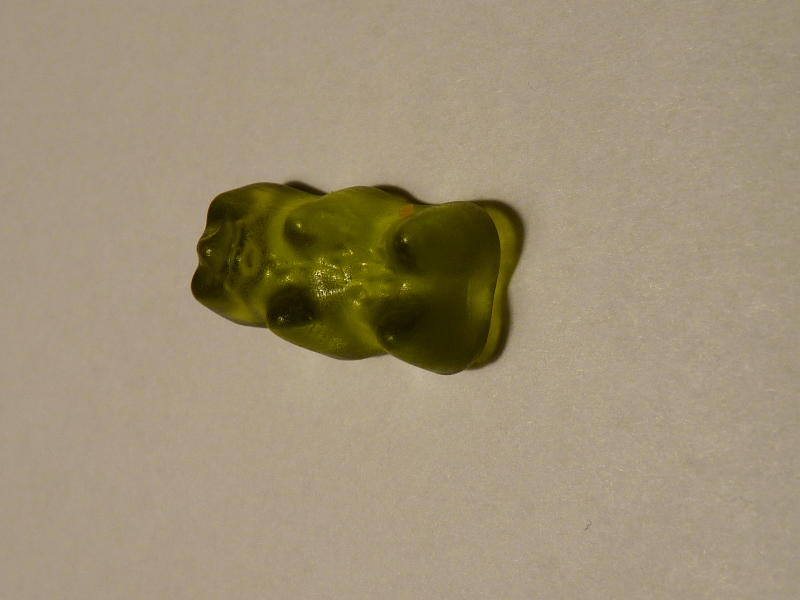
#> input picture Termin4/haribo1/hariboTrain/baeren_0.png, 800 x 600 px; its folder holds only this picture in this run
$ python hausaufgabe4_3_nichtfertig.py   (older library calls are emulated)
#> lines starting #> are read from the running program, lines starting #| are printed output that depends on the picture; after the words box and inside, x2 and y2 are one past the last pixel; in counts of white or black regions, pixels touching at a corner belong together
# -*- coding: utf-8 -*-
"""
Created on Mon Nov 11 21:35:53 2019
@author: Christian
"""

import numpy as np
import glob
from skimage.io import imread
from skimage import measure
import matplotlib.pyplot as plt
from skimage import filters
from skimage import transform

def print_info(est_labels, val_labels):
    print("berechnete Klassifizierung:")
    print(est_labels)
    print("korrekte Werte:")
    print(val_labels)

    count = 0
    for ind in range(len(est_labels)):
        if est_labels[ind] == val_labels[ind]: count += 1

    print("Treffer:")
    print(count)
    print(count/len(val_imgs)*100, "%")

def euklDist(x,y):
    return np.sqrt(np.sum((x-y)**2))

bin_count = 8
def rgb_img_to_3d_histo(img, bin_count):
	img =  img.reshape((img.shape[0]*img.shape[1],3))
	return np.histogramdd(img, bins = [bin_count,bin_count,bin_count], range=((0,256),(0,256),(0,256)))


def binarize_images_in_list(image_list, schwelle):
    binarized_images = []
    for img in image_list:
        #ohne OTSU:
        #mask = img < schwelle

        #OTSU:
        schwelle_otsu = filters.threshold_otsu(img)
        mask = img < schwelle_otsu
        #print(schwelle_otsu)
        binarized_images.append(mask.astype(np.int))
    return binarized_images

bla = []

def crop_images_in_list(image_list, binarized_imgs):
    cropped_images = []
    for index,img in enumerate(binarized_imgs):
        rotated_mask = transform.rotate(img, 0, order=0, preserve_range=True)
        rotated_img =  transform.rotate(image_list[index], 0, order=0)


        coordinates_foreground_pixel = np.where(rotated_mask == 1)

        bla.append(coordinates_foreground_pixel)

        min_x = np.amin(coordinates_foreground_pixel[0])
        max_x = np.amax(coordinates_foreground_pixel[0])
        min_y = np.amin(coordinates_foreground_pixel[1])
        max_y = np.amax(coordinates_foreground_pixel[1])

        #props = measure.regionprops(rotated_mask)[0]
        cropped_images.append(rotated_img[min_x:max_x, min_y:max_y])
    return cropped_images


train_imgs_names = glob.glob('./haribo1/hariboTrain/*.png')

valid_data = glob.glob('./haribo1/hariboVal/*.png')

tr_imgs = []
tr_labels = []
tr_imgs_color = []
for image_name in train_imgs_names:
    img = imread(image_name)
#> img is the input picture: shape (600, 800, 3); mean R, G, B 158.2, 144, 117.4
    g_img = img[:,:,0]*.33+img[:,:,1]*.33+img[:,:,2]*.33
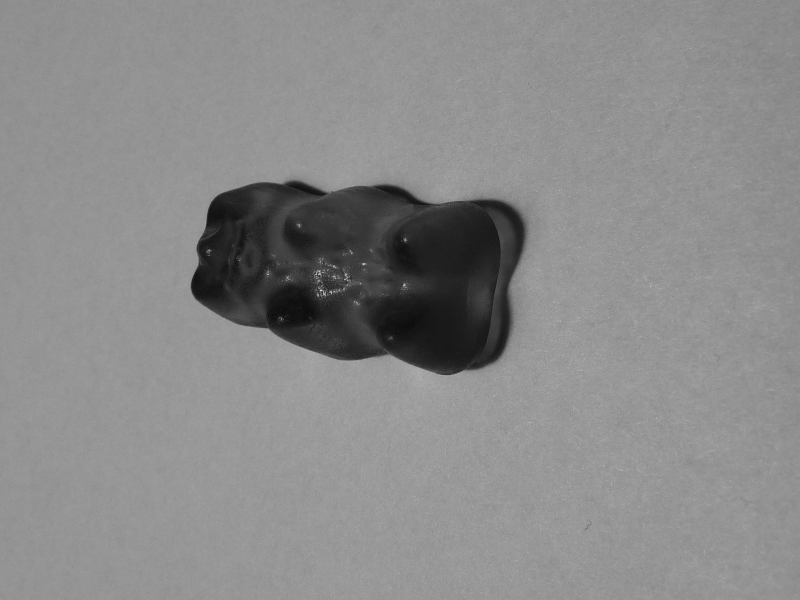
#> g_img: shape (600, 800) float64; min 12.21, max 227.7, mean 138.5
    tr_imgs.append(g_img)
    tr_imgs_color.append(img)
    tr_labels.append(image_name.split("\\")[-1].split(".")[0].split("_")[0])


val_imgs = []
val_labels = []
val_imgs_color = []
for img_name in valid_data:
    img = imread(img_name)
    g_img = img[:,:,0]*.33+img[:,:,1]*.33+img[:,:,2]*.33
    val_imgs.append(g_img)
    val_imgs_color.append(img)
    val_labels.append(img_name.split("\\")[-1].split(".")[0].split("_")[0])

bina_tr_imgs = binarize_images_in_list(tr_imgs, 110)
#> the loop in binarize_images_in_list, `for img in image_list:` made 1 pass
#> schwelle_otsu on pass 1: 96.81
#> pass 1, in binarize_images_in_list, `mask = img < schwelle_otsu`:
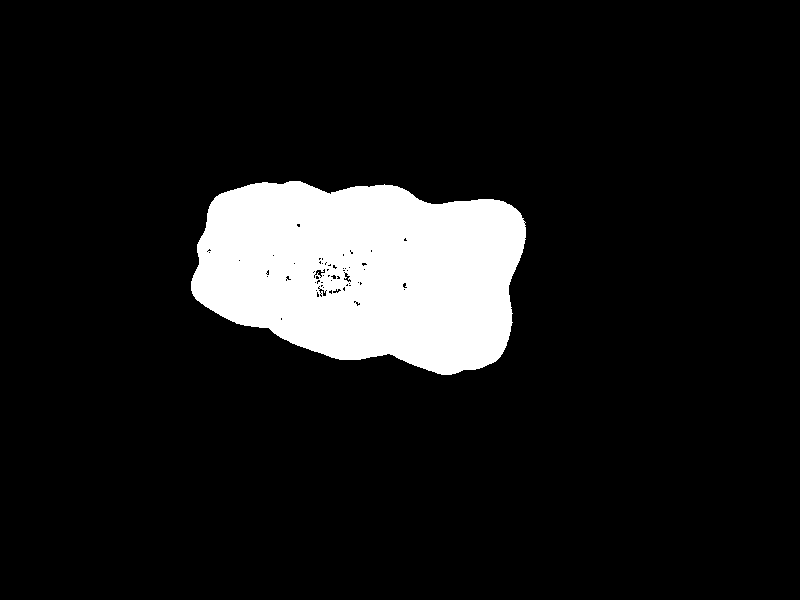
#> mask: shape (600, 800) bool; 10.3% white; 1 white region, box (x1, y1, x2, y2) and area: (191, 181, 526, 375) 49599
#> after the loop in binarize_images_in_list, `for img in image_list:`: binarized_images = 1 item
#> bina_tr_imgs = 1 item
bina_val_imgs = binarize_images_in_list(val_imgs, 110)
#> bina_val_imgs = []
cropped_tr_imgs = crop_images_in_list(tr_imgs, bina_tr_imgs)
#> the loop in crop_images_in_list, `for index,img in enumerate(binarized_imgs):` made 1 pass
#> (coordinates_foreground_pixel, min_x, max_x, min_y, max_y) on pass 1: (49599 positions, rows 181 to 374, columns 191 to 525, 181, 374, 191, 525)
#> after the loop in crop_images_in_list, `for index,img in enumerate(binarized_imgs):`: bla = 1 item
#> cropped_tr_imgs = 1 item
cropped_val_imgs = crop_images_in_list(val_imgs, bina_val_imgs)
#> cropped_val_imgs = []

cropped_tr_imgs_color = crop_images_in_list(tr_imgs_color, bina_tr_imgs)
#> cropped_tr_imgs_color = 1 item
cropped_val_imgs_color = crop_images_in_list(val_imgs_color, bina_val_imgs)
#> cropped_val_imgs_color = []


#plt.imshow(cropped_tr_imgs_color[4])

#show all images
for img in cropped_val_imgs_color:
    plt.imshow(img)
    plt.show()
#> this loop made 0 passes

for img in cropped_tr_imgs_color:
    plt.imshow(img)
    plt.show()
#> this loop made 1 pass
#> pass 1, `plt.show()`:
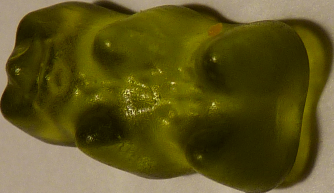
#> shown: shape (193, 334, 3); mean R, G, B 93.4, 84.5, 30.8


est_labels = []
for val_img in cropped_val_imgs_color:
    dist = []
    for tr_img in cropped_tr_imgs_color:
        dist.append(euklDist(rgb_img_to_3d_histo(val_img, bin_count)[0],rgb_img_to_3d_histo(tr_img, bin_count)[0]))
    est_labels.append(tr_labels[dist.index(np.min(dist))])
#> after the loop, est_labels = []

print_info(est_labels, val_labels)
#> after the loop in print_info, `for ind in range(len(est_labels)):`: count = 0
#| 0
#> (the run stopped early here; a loop or call above may not have finished)

$ run again, on Termin4/haribo1/hariboTrain/baeren_14.png
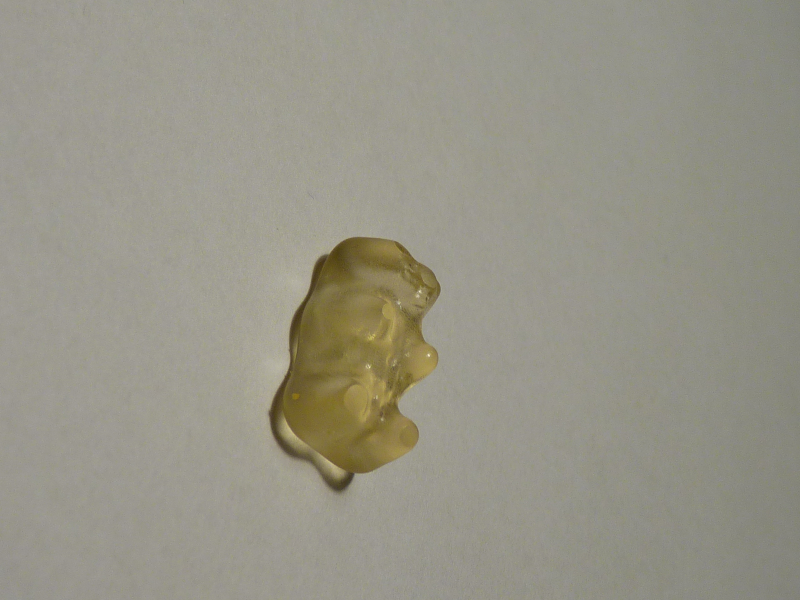
#> input picture Termin4/haribo1/hariboTrain/baeren_14.png, 800 x 600 px
#> img is the input picture: shape (600, 800, 3); mean R, G, B 151.1, 148.6, 135.5
#> the loop in binarize_images_in_list, `for img in image_list:` made 1 pass
#> schwelle_otsu on pass 1: 121
#> pass 1, in binarize_images_in_list, `mask = img < schwelle_otsu`:
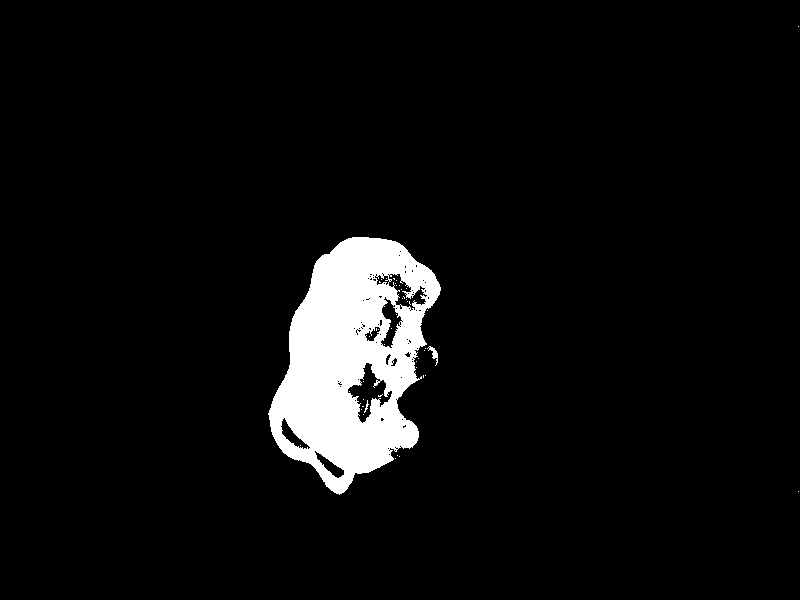
#> mask: shape (600, 800) bool; 5.4% white; 45 white regions (42 under 20 px), largest, box (x1, y1, x2, y2) and area: (268, 237, 441, 495) 25914, (427, 346, 438, 366) 74, (364, 400, 369, 413) 21
#> after the loop in binarize_images_in_list, `for img in image_list:`: binarized_images = 1 item
#> bina_val_imgs = []
#> the loop in crop_images_in_list, `for index,img in enumerate(binarized_imgs):` made 1 pass
#> (coordinates_foreground_pixel, min_x, max_x, min_y, max_y) on pass 1: (26071 positions, rows 26 to 494, columns 268 to 798, 26, 494, 268, 798)
#> after the loop in crop_images_in_list, `for index,img in enumerate(binarized_imgs):`: bla = 1 item
#> cropped_val_imgs = []
#> cropped_tr_imgs_color = 1 item
#> cropped_val_imgs_color = []
#> the loop `for img in cropped_tr_imgs_color:` made 1 pass
#> pass 1, `plt.show()`:
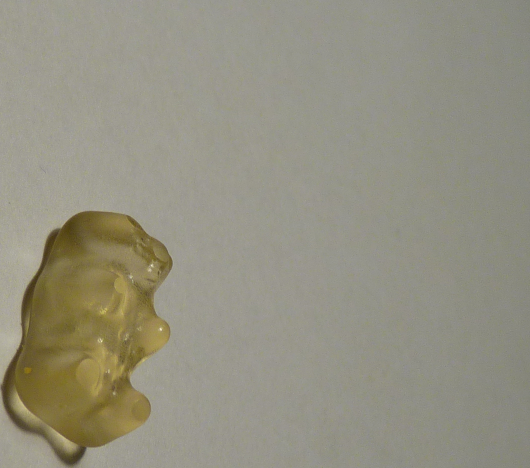
#> shown: shape (468, 530, 3); mean R, G, B 147.9, 145, 129.1
#> after the loop in print_info, `for ind in range(len(est_labels)):`: count = 0
#| 0

$ run again, on Termin4/haribo1/hariboTrain/baeren_15.png
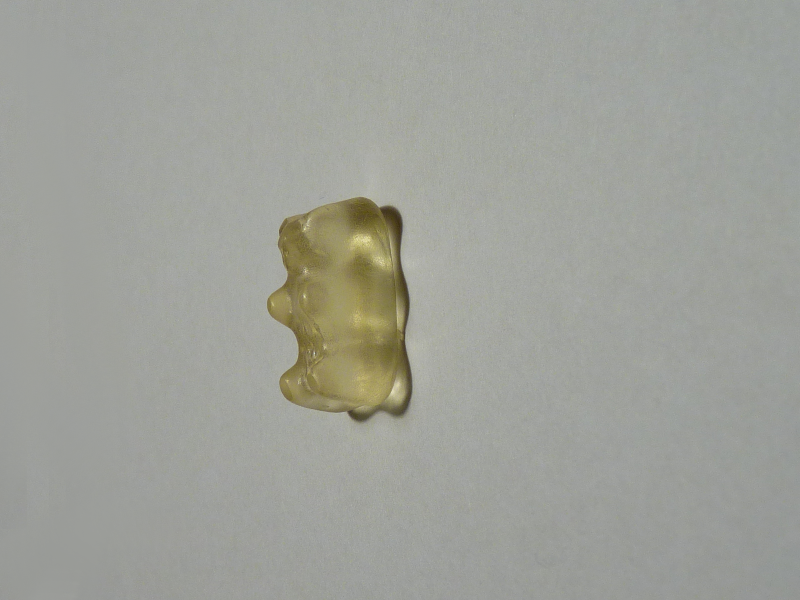
#> input picture Termin4/haribo1/hariboTrain/baeren_15.png, 800 x 600 px
#> img is the input picture: shape (600, 800, 3); mean R, G, B 158.9, 160.5, 153.3
#> the loop in binarize_images_in_list, `for img in image_list:` made 1 pass
#> schwelle_otsu on pass 1: 133.8
#> pass 1, in binarize_images_in_list, `mask = img < schwelle_otsu`:
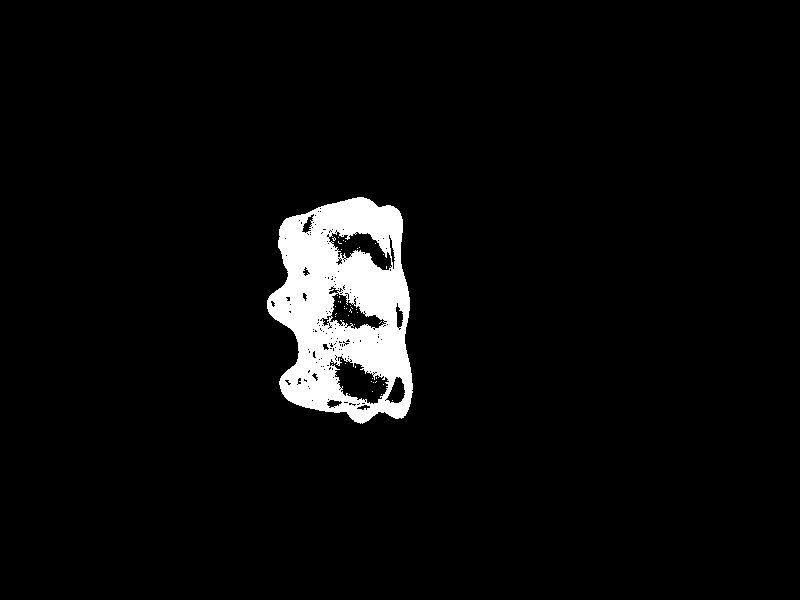
#> mask: shape (600, 800) bool; 4.4% white; 44 white regions (43 under 20 px), largest, box (x1, y1, x2, y2) and area: (267, 197, 413, 424) 20835
#> after the loop in binarize_images_in_list, `for img in image_list:`: binarized_images = 1 item
#> bina_val_imgs = []
#> the loop in crop_images_in_list, `for index,img in enumerate(binarized_imgs):` made 1 pass
#> (coordinates_foreground_pixel, min_x, max_x, min_y, max_y) on pass 1: (20904 positions, rows 197 to 423, columns 267 to 412, 197, 423, 267, 412)
#> after the loop in crop_images_in_list, `for index,img in enumerate(binarized_imgs):`: bla = 1 item
#> cropped_val_imgs = []
#> cropped_tr_imgs_color = 1 item
#> cropped_val_imgs_color = []
#> the loop `for img in cropped_tr_imgs_color:` made 1 pass
#> pass 1, `plt.show()`:
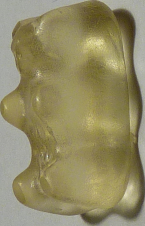
#> shown: shape (226, 145, 3); mean R, G, B 145.4, 137.9, 99.8
#> after the loop in print_info, `for ind in range(len(est_labels)):`: count = 0
#| 0

$ run again, on Termin4/haribo1/hariboTrain/baeren_1.png
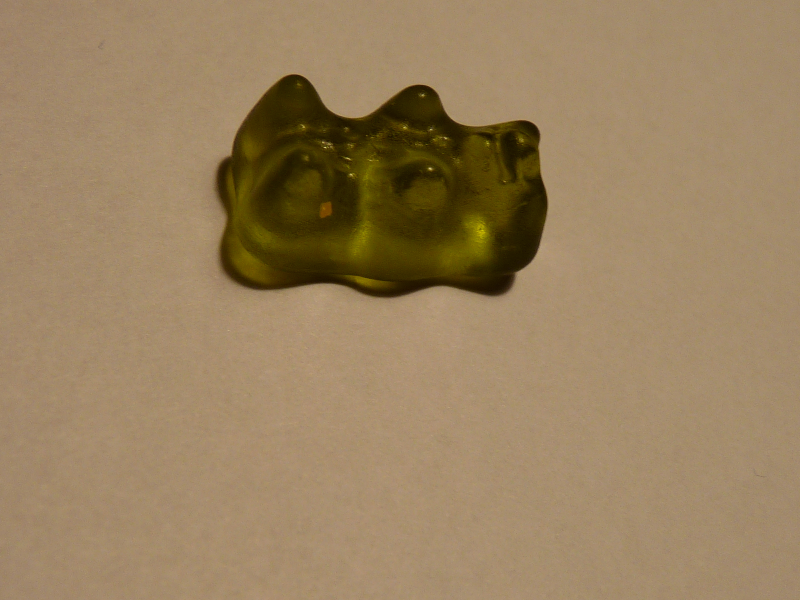
#> input picture Termin4/haribo1/hariboTrain/baeren_1.png, 800 x 600 px
#> img is the input picture: shape (600, 800, 3); mean R, G, B 153.6, 129.6, 95.2
#> the loop in binarize_images_in_list, `for img in image_list:` made 1 pass
#> schwelle_otsu on pass 1: 87.92
#> pass 1, in binarize_images_in_list, `mask = img < schwelle_otsu`:
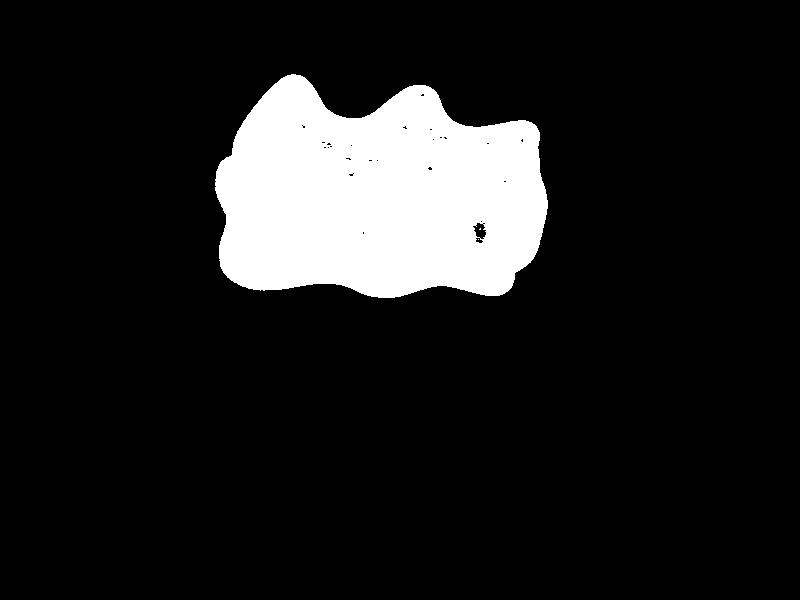
#> mask: shape (600, 800) bool; 11.9% white; 3 white regions (2 under 20 px), largest, box (x1, y1, x2, y2) and area: (215, 74, 548, 298) 57342
#> after the loop in binarize_images_in_list, `for img in image_list:`: binarized_images = 1 item
#> bina_val_imgs = []
#> the loop in crop_images_in_list, `for index,img in enumerate(binarized_imgs):` made 1 pass
#> (coordinates_foreground_pixel, min_x, max_x, min_y, max_y) on pass 1: (57346 positions, rows 74 to 297, columns 215 to 547, 74, 297, 215, 547)
#> after the loop in crop_images_in_list, `for index,img in enumerate(binarized_imgs):`: bla = 1 item
#> cropped_val_imgs = []
#> cropped_tr_imgs_color = 1 item
#> cropped_val_imgs_color = []
#> the loop `for img in cropped_tr_imgs_color:` made 1 pass
#> pass 1, `plt.show()`:
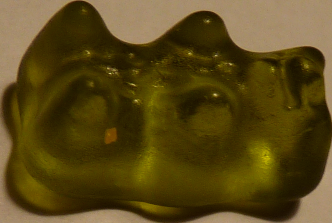
#> shown: shape (223, 332, 3); mean R, G, B 88.7, 71.5, 24.2
#> after the loop in print_info, `for ind in range(len(est_labels)):`: count = 0
#| 0
